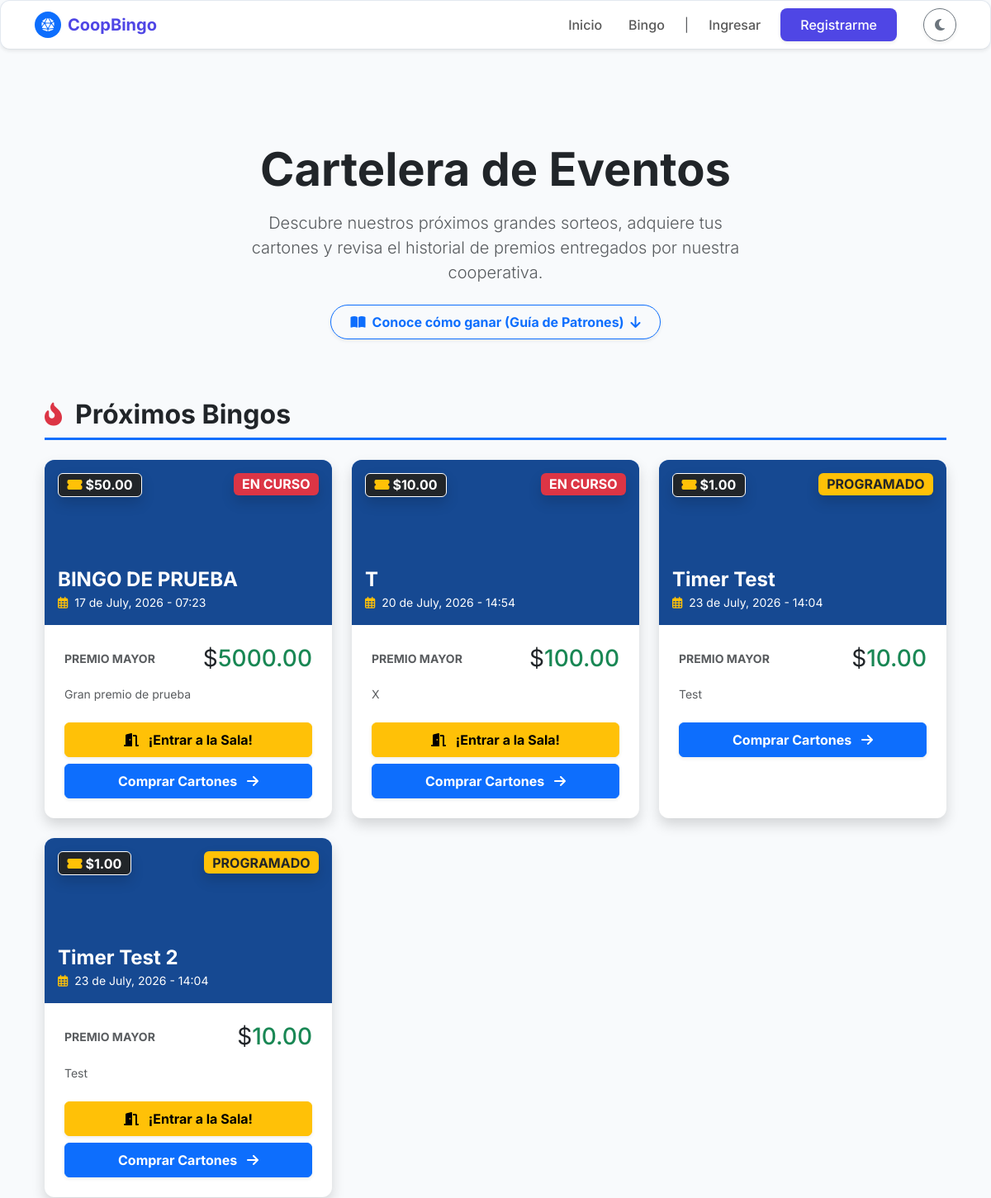
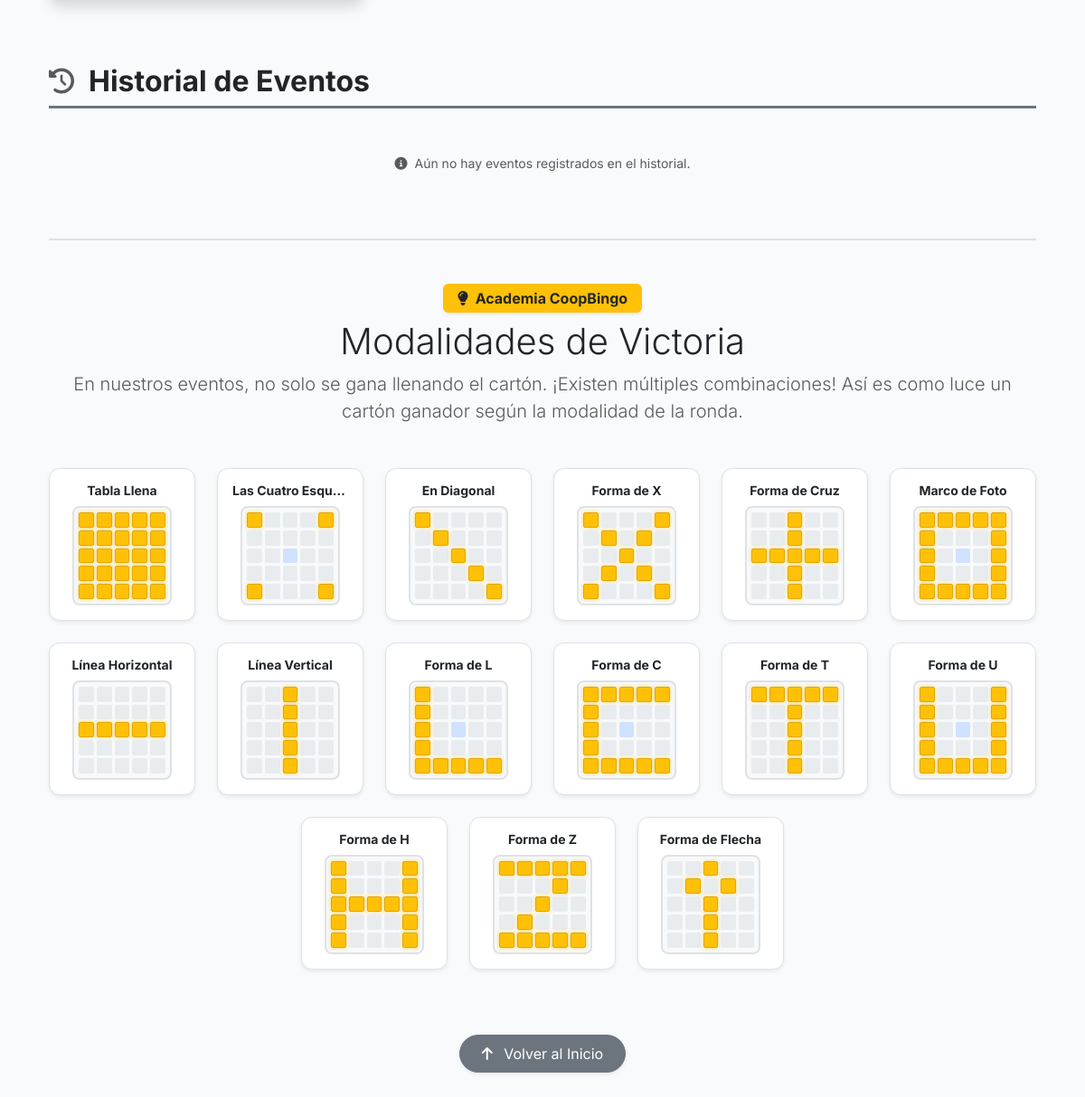
The page /bingo/ on the database its author committed (2 pictures, top to bottom).
### bingo/models.py (models this page shows, shortened)
class Bingo(models.Model):
    TIPO_BINGO_CHOICES = [
        ('Virtual', 'Virtual'),
        ('Presencial', 'Presencial'),
    ]
    ESTADO_BINGO_CHOICES = [
        ('Programado', 'Programado'),
        ('En Curso', 'En Curso'),
        ('Finalizado', 'Finalizado'),
        ('Cancelado', 'Cancelado'),
    ]
    idbingo = models.AutoField(primary_key=True)
    titulobingo = models.CharField(
        max_length=150,
        verbose_name="Título del Bingo"
    )
    fechaprogramadabingo = models.DateTimeField(
        verbose_name="Fecha y Hora del Evento"
    )
    tipobingo = models.CharField(
        max_length=20,
        choices=TIPO_BINGO_CHOICES,
        verbose_name="Tipo de Bingo"
    )
    lugarbingo = models.CharField(
        max_length=255,
        null=True,
        blank=True,
        verbose_name="Lugar (si es presencial)"
    )
    urlsesionbingo = models.CharField(
        max_length=255,
        null=True,
        blank=True,
        verbose_name="Link de la sesión (si es virtual)"
    )
    preciocarton = models.DecimalField(
        max_digits=10,
        decimal_places=2,
        validators=[MinValueValidator(Decimal('0.01'))],
        verbose_name="Precio del Cartón"
    )
    premiomayor = models.DecimalField(
        max_digits=10,
        decimal_places=2,
        verbose_name="Monto del Premio Mayor"
    )
    descripcionpremiomayor = models.CharField(
        max_length=100,
        verbose_name="¿Qué es el premio mayor?"
    )
    estadobingo = models.CharField(
        max_length=20,
        choices=ESTADO_BINGO_CHOICES,
        default='Programado',
        verbose_name="Estado del Bingo"
    )
    rutaimagenpremiomayor = models.ImageField(
        upload_to='bingo/imagen_premio_mayor/',
        max_length=300,
        null=True,
        blank=True,
        verbose_name="Imagen del Premio"
    )
    urlvideopromocional = models.FileField(
        upload_to='bingo/video_promocional/',
        max_length=300,
        null=True,
        blank=True,
        verbose_name="Video Promocional"
    )
    descripcionpremios = models.TextField(
        max_length=500,
        null=True,
        blank=True,
        verbose_name="Descripción de otros premios"
    )
    idunidadmonetaria = models.ForeignKey(
        'UnidadMonetaria',
        on_delete=models.PROTECT,
        db_column='idunidadmonetaria',
        null=True,
        blank=True,
        verbose_name='Unidad Monetaria'
    )
    class Meta:
        db_table = 'Bingo'
        verbose_name = 'Bingo'
        verbose_name_plural = 'Bingos'

class UnidadMonetaria(models.Model):
    idunidad = models.AutoField(primary_key=True)
    nombre = models.CharField(max_length=50, unique=True)
    simbolo = models.CharField(max_length=10, null=True, blank=True)
    @property
    def idunidadmonetaria(self):
        return self.idunidad
    @property
    def nombreunidadmonetaria(self):
        return self.nombre
    @property
    def nombremoneda(self):
        return self.nombre
    @property
    def simbolomoneda(self):
        return self.simbolo or ''
    @property
    def tipomoneda(self):
        return getattr(self, '_tipomoneda', 'Efectivo')
    @property
    def tasaconversionmoneda(self):
        return getattr(self, '_tasaconversionmoneda', Decimal('1.00'))
    @property
    def estadomoneda(self):
        return getattr(self, '_estadomoneda', True)
    class Meta:
        db_table = 'UnidadMonetaria'
        verbose_name = 'Unidad Monetaria'
        verbose_name_plural = 'Unidades Monetarias'

### bingo/views.py (the view, shortened to what this page needs)
# urls.py: path('bingo/', views.bingo_publico, name='bingo'),
def bingo_publico(request):
    bingos_activos = Bingo.objects.filter(
        estadobingo__in=['Programado', 'En Curso']
    ).order_by('fechaprogramadabingo')
    bingos_pasados = Bingo.objects.filter(
        estadobingo__in=['Finalizado', 'Cancelado']
    ).order_by('-fechaprogramadabingo')
    ahora = timezone.now()
    for b in bingos_activos:
        if b.fechaprogramadabingo:
            hora_apertura = b.fechaprogramadabingo - timedelta(minutes=30)
            partida_activa = PartidaBingo.objects.filter(
                idbingo=b,
                estadopartida__in=['Programada', 'En Juego']
            ).order_by('idpartidabingo').first()
            if ahora >= hora_apertura and partida_activa:
                b.sala_abierta = True
                b.id_partida_a_entrar = partida_activa.idpartidabingo
            else:
                b.sala_abierta = False
        else:
            b.sala_abierta = False
    mis_asignaciones = []
    contexto = {
        'bingos_activos': bingos_activos,
        'bingos_pasados': bingos_pasados,
        'unidad_monetaria': UnidadMonetaria.objects.first(),
        'mis_asignaciones': mis_asignaciones,
    }
    return render(request, 'comunes/bingo.html', contexto)

### bingo/templates/comunes/bingo.html (shortened to what this page needs)
{% extends 'comunes/base.html' %}
{% load static %}
{% block content %}
<div class="container text-center py-5 mt-3 mb-4">
    <h1 class="display-4 fw-bold tracking-tight mb-3 animate__animated animate__fadeInDown text-body">
        Cartelera de Eventos
    </h1>
    <p class="lead text-body-secondary mx-auto" style="max-width: 600px;">
        Descubre nuestros próximos grandes sorteos, adquiere tus cartones y revisa el historial de premios entregados por nuestra cooperativa.
    </p>
    <div class="mt-4 animate__animated animate__fadeInUp">
        <a href="#guia-patrones" class="btn btn-outline-primary rounded-pill px-4 py-2 fw-bold shadow-sm">
            <i class="fas fa-book-open me-2"></i>Conoce cómo ganar (Guía de Patrones) <i class="fas fa-arrow-down ms-1"></i>
        </a>
    </div>
</div>
<div class="container pb-5">
    <div class="d-flex align-items-center mb-4 border-bottom border-primary border-3 pb-2">
        <i class="fas fa-fire-alt text-danger fs-3 me-3 animate__animated animate__pulse animate__infinite"></i>
        <h2 class="fw-bold text-body mb-0">Próximos Bingos</h2>
    </div>
    <div class="row g-4 mb-5 pb-4">
        {% for bingo in bingos_activos %}
        <div class="col-md-6 col-lg-4">
            <div class="card-minimalista h-100 shadow border-0 overflow-hidden transform-hover bg-body">
                {% if bingo.rutaimagenpremiomayor %}
                <div class="bg-primary text-center position-relative" style="height: 200px; background: url('{{ bingo.rutaimagenpremiomayor.url }}') center/cover;">
                {% else %}
                <div class="bg-primary text-center position-relative" style="height: 200px;">
                {% endif %}
                    <div class="position-absolute top-0 start-0 w-100 h-100 bg-dark opacity-50"></div>
                    <span class="position-absolute top-0 end-0 m-3 badge {% if bingo.estadobingo == 'En Curso' %}bg-danger animate__animated animate__flash animate__infinite{% else %}bg-warning text-dark{% endif %} fs-6 shadow">
                        {{ bingo.estadobingo|upper }}
                    </span>
                    <span class="position-absolute top-0 start-0 m-3 badge bg-dark border border-white fs-6 shadow">
                        <i class="fas fa-ticket-alt text-warning me-1"></i>{{ bingo.idunidadmonetaria.simbolomoneda }}{{ bingo.preciocarton }}
                    </span>
                    <div class="position-absolute bottom-0 start-0 w-100 p-3 text-start text-white text-shadow-sm z-index-1">
                        <h4 class="fw-bold mb-0 text-truncate" title="{{ bingo.titulobingo }}">{{ bingo.titulobingo }}</h4>
                        <small><i class="far fa-calendar-alt me-1 text-warning"></i> {{ bingo.fechaprogramadabingo|date:"d \d\e F, Y - H:i" }}</small>
                    </div>
                </div>
                <div class="card-body p-4">
                    <div class="d-flex justify-content-between align-items-center mb-3">
                        <span class="text-body-secondary small fw-bold text-uppercase">Premio Mayor</span>
                        <h3 class="text-success fw-black mb-0"><span class="text-body fw-normal">{{ bingo.idunidadmonetaria.simbolomoneda }}</span>{{ bingo.premiomayor }}</h3>
                    </div>
                    <p class="text-body-secondary small mb-4 line-clamp-2">{{ bingo.descripcionpremiomayor }}</p>
                    <div class="d-flex flex-column gap-2">
                        {% if bingo.sala_abierta %}
                            <a href="{% url 'sala_espera' bingo.id_partida_a_entrar %}" class="btn btn-warning w-100 fw-bold py-2 shadow-sm animate__animated animate__pulse animate__infinite" style="animation-duration: 2s;">
                                <i class="fas fa-door-open me-2"></i> ¡Entrar a la Sala!
                            </a>
                        {% endif %}
                        <a href="{% url 'venta_cartones' %}" class="btn btn-primary w-100 fw-bold py-2 shadow-sm">
                            Comprar Cartones <i class="fas fa-arrow-right ms-2"></i>
                        </a>
                    </div>
                </div>
            </div>
        </div>
        {% endfor %}
    </div>
    <div class="d-flex align-items-center mb-4 border-bottom border-secondary border-3 pb-2 mt-5">
        <i class="fas fa-history text-body-secondary fs-3 me-3"></i>
        <h2 class="fw-bold text-body mb-0">Historial de Eventos</h2>
    </div>
    <div class="row g-3">
        {% for bingo in bingos_pasados %}
        <div class="col-12 col-md-6">
            <div class="card border-0 bg-body shadow-sm p-3 d-flex flex-row align-items-center grayscale-hover transition-all">
                <div class="bg-body-tertiary rounded p-3 text-center me-3" style="width: 80px;">
                    <span class="d-block text-danger fw-bold fs-5">{{ bingo.fechaprogramadabingo|date:"d" }}</span>
                    <span class="d-block text-body-secondary small text-uppercase fw-bold">{{ bingo.fechaprogramadabingo|date:"M" }}</span>
                </div>
                <div class="flex-grow-1">
                    <h6 class="fw-bold text-body mb-1">{{ bingo.titulobingo }}</h6>
                    <span class="text-success small fw-bold">Premio Entregado: <span class="text-body fw-normal">{{ bingo.idunidadmonetaria.simbolomoneda }}</span>{{ bingo.premiomayor }}
                </div>
                <div>
                    {% if bingo.estadobingo == 'Cancelado' %}
                        <span class="badge bg-danger-subtle text-danger border border-danger-subtle px-3 py-2">CANCELADO</span>
                    {% else %}
                        <span class="badge bg-secondary-subtle text-secondary border border-secondary-subtle px-3 py-2">FINALIZADO</span>
                    {% endif %}
                </div>
            </div>
        </div>
        {% empty %}
        <div class="col-12 text-center py-4 text-body-secondary">
            <small><i class="fas fa-info-circle me-1"></i> Aún no hay eventos registrados en el historial.</small>
        </div>
        {% endfor %}
    </div>
    <div id="guia-patrones" class="pt-5 mt-5 border-top border-2">
        <div class="text-center mb-5">
            <span class="badge bg-warning text-dark mb-2 px-3 py-2 fw-bold fs-6 shadow-sm"><i class="fas fa-lightbulb me-1"></i> Academia CoopBingo</span>
            <h2 class="fw-black text-body display-6">Modalidades de Victoria</h2>
            <p class="text-body-secondary lead max-w-75 mx-auto">En nuestros eventos, no solo se gana llenando el cartón. ¡Existen múltiples combinaciones! Así es como luce un cartón ganador según la modalidad de la ronda.</p>
        </div>
        <div class="row g-4 justify-content-center" id="contenedor-patrones"></div>
        <div class="text-center mt-5 pt-4">
            <a href="#top-cartelera" class="btn btn-secondary rounded-pill px-4 py-2 shadow-sm">
                <i class="fas fa-arrow-up me-2"></i> Volver al Inicio
            </a>
        </div>
    </div>
</div>
{% endblock %}

### bingo/static/css/base.css (style rules this page uses)
:root { --bg-principal: #f8fafc; --bg-tarjetas: #ffffff; --texto-principal: #1e293b; --texto-secundario: #64748b; --color-primario: #4f46e5; --color-primario-hover: #4338ca; --borde-suave: 1px solid #e2e8f0; --sombra-minimalista: 0 4px 6px -1px rgba(0, 0, 0, 0.05), 0 2px 4px -1px rgba(0, 0, 0, 0.03); }
body { background-color: var(--bg-principal); color: var(--texto-principal); font-family: 'Inter', sans-serif; transition: background-color 0.3s ease, color 0.3s ease; -webkit-font-smoothing: antialiased; }
.card-minimalista { background-color: var(--bg-tarjetas); border: var(--borde-suave); border-radius: 12px; box-shadow: var(--sombra-minimalista); transition: transform 0.2s ease, box-shadow 0.2s ease, background-color 0.3s ease; }

### bingo/templates/comunes/bingo.html (style rules this page uses)
html { scroll-behavior: smooth; }
.line-clamp-2 { display: -webkit-box; -webkit-line-clamp: 2; -webkit-box-orient: vertical; overflow: hidden; line-clamp: 2; }
.transform-hover { transition: transform 0.3s ease, box-shadow 0.3s ease; }

### rows shown on the page
Bingo: estadobingo "EN CURSO", idunidadmonetaria.simbolomoneda "$", preciocarton "50.00", titulobingo "BINGO DE PRUEBA", fechaprogramadabingo "17 de July, 2026 - 07:23", premiomayor "5000.00", descripcionpremiomayor "Gran premio de prueba", shows "¡Entrar a la Sala!"
Bingo: estadobingo "EN CURSO", idunidadmonetaria.simbolomoneda "$", preciocarton "10.00", titulobingo "T", fechaprogramadabingo "20 de July, 2026 - 14:54", premiomayor "100.00", descripcionpremiomayor "X", shows "¡Entrar a la Sala!"
Bingo: estadobingo "PROGRAMADO", idunidadmonetaria.simbolomoneda "$", preciocarton "1.00", titulobingo "Timer Test", fechaprogramadabingo "23 de July, 2026 - 14:04", premiomayor "10.00", descripcionpremiomayor "Test"
Bingo: estadobingo "PROGRAMADO", idunidadmonetaria.simbolomoneda "$", preciocarton "1.00", titulobingo "Timer Test 2", fechaprogramadabingo "23 de July, 2026 - 14:04", premiomayor "10.00", descripcionpremiomayor "Test", shows "¡Entrar a la Sala!"
